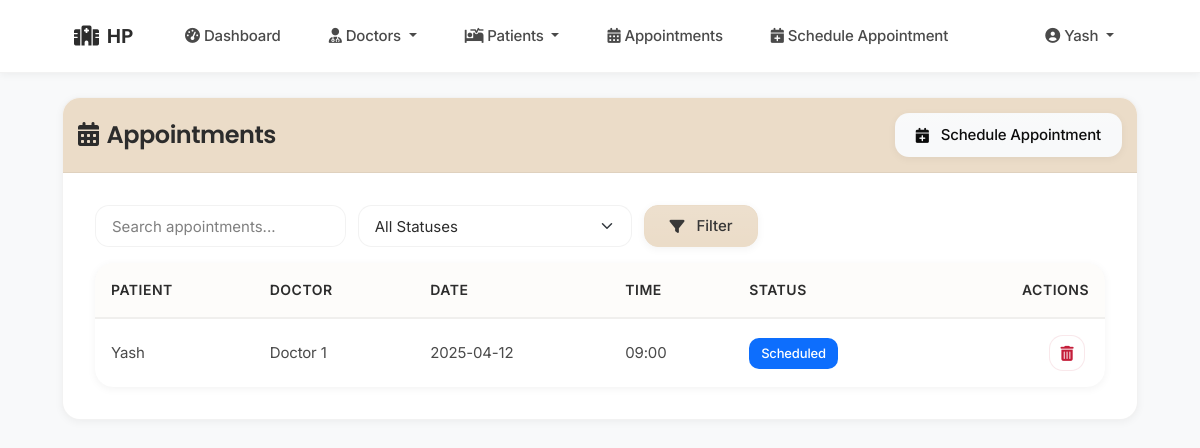
Screenshot of /admin/view_appointments (signed in) with the database file from the repository.
### tables this page shows
CREATE TABLE appointments (
                id INTEGER PRIMARY KEY AUTOINCREMENT,
                patient_id INTEGER NOT NULL,
                doctor_id INTEGER NOT NULL,
                date TEXT NOT NULL,
                time_slot TEXT NOT NULL,
                status TEXT DEFAULT 'Scheduled',
                notes TEXT,
                created_at TIMESTAMP DEFAULT CURRENT_TIMESTAMP,
                hospital_id INTEGER NOT NULL,
                FOREIGN KEY (patient_id) REFERENCES patients(id),
                FOREIGN KEY (doctor_id) REFERENCES doctors(id),
                FOREIGN KEY (hospital_id) REFERENCES staff(id)
            );

CREATE TABLE patients (
                id INTEGER PRIMARY KEY AUTOINCREMENT,
                name TEXT NOT NULL,
                age INTEGER NOT NULL,
                gender TEXT,
                contact TEXT,
                address TEXT,
                medical_history TEXT,
                created_at TIMESTAMP DEFAULT CURRENT_TIMESTAMP,
                created_by INTEGER,
                hospital_id INTEGER NOT NULL,
                FOREIGN KEY (created_by) REFERENCES staff(id),
                FOREIGN KEY (hospital_id) REFERENCES staff(id)
            );

CREATE TABLE doctors (
                id INTEGER PRIMARY KEY AUTOINCREMENT,
                name TEXT NOT NULL,
                specialization TEXT NOT NULL,
                experience INTEGER,
                consultation_fee REAL,
                contact TEXT,
                bio TEXT,
                image_path TEXT,
                username TEXT UNIQUE,
                password TEXT,
                created_by INTEGER,
                hospital_id INTEGER NOT NULL,
                FOREIGN KEY (created_by) REFERENCES staff(id),
                FOREIGN KEY (hospital_id) REFERENCES staff(id)
            );

### app.py (the view)
@app.route('/admin/view_appointments')
def view_appointments():
    if 'user_id' not in session or session['user_type'] != 'admin':
        return redirect(url_for('login'))
    search_query = request.args.get('search', '').strip()
    status_filter = request.args.get('status', '').strip()
    conn = get_db_connection()
    try:
        query = '''
            SELECT a.id, p.name as patient_name, d.name as doctor_name,
                   a.date, a.time_slot, a.status, a.notes
            FROM appointments a
            JOIN patients p ON a.patient_id = p.id
            JOIN doctors d ON a.doctor_id = d.id
            WHERE a.hospital_id = ?
        '''
        params = [session['hospital_id']]
        if search_query:
            query += ' AND (p.name LIKE ? OR d.name LIKE ?)'
            params.extend([f'%{search_query}%', f'%{search_query}%'])
        if status_filter:
            query += ' AND a.status = ?'
            params.append(status_filter)
        query += ' ORDER BY a.date DESC, a.time_slot DESC'
        appointments = conn.execute(query, params).fetchall()
    except Exception as e:
        flash('Error loading appointments', 'danger')
        app.logger.error(f"View appointments error: {str(e)}")
        appointments = []
    finally:
        conn.close()
    return render_template('admin/view_appointments.html',
                         appointments=appointments,
                         search_query=search_query,
                         status_filter=status_filter)

### app.py (called while the page is built)
@app.context_processor
def utility_processor():
    def now():
        return datetime.now()
    return dict(now=now)

def get_db_connection():
    try:
        conn = sqlite3.connect(get_db_path())
        conn.row_factory = sqlite3.Row
        return conn
    except sqlite3.Error as e:
        logger.error(f"Database connection error: {e}")
        raise

### database.py (called while the page is built)
def get_db_path():
    app_dir = os.path.dirname(os.path.abspath(__file__))
    if 'RENDER' in os.environ:
        db_dir = os.path.join(app_dir, 'data')
        if not os.path.exists(db_dir):
            os.makedirs(db_dir, exist_ok=True)
            logger.info(f"Created database directory: {db_dir}")
        return os.path.join(db_dir, 'hospital.db')
    else:
        instance_path = os.path.join(app_dir, 'instance')
        if not os.path.exists(instance_path):
            os.makedirs(instance_path, exist_ok=True)
            logger.info(f"Created instance directory: {instance_path}")
        return os.path.join(instance_path, 'hospital.db')

### templates/admin/view_appointments.html (shortened to what this page needs)
{% extends "base.html" %}
{% block content %}
<div class="card">
    <div class="card-header text-white d-flex justify-content-between align-items-center" style="background-color:rgb(235, 220, 200); padding: 15px 15px">
        <h4 class="mb-0">
            <i class="fas fa-calendar-alt me-2"></i>Appointments
        </h4>
        <div>
            <a href="{{ url_for('schedule_appointment') }}" class="btn btn-light">
                <i class="fas fa-calendar-plus me-1"></i>Schedule Appointment
            </a>
        </div>
    </div>
    <div class="card-body">
        <div class="row mb-3">
            <div class="col-md-8">
                <form class="filter-form" method="GET" action="{{ url_for('view_appointments') }}">
                    <input type="search" class="form-control" name="search" placeholder="Search appointments..."
                           value="{{ search_query }}" aria-label="Search">
                    <select class="form-select" name="status">
                        <option value="">All Statuses</option>
                    </select>
                    <button class="btn btn-primary" type="submit">
                        <i class="fas fa-filter me-1"></i>Filter
                    </button>
                </form>
            </div>
        </div>
        <div class="table-responsive">
            <table class="table table-hover">
                <thead>
                    <tr>
                        <th>Patient</th>
                        <th>Doctor</th>
                        <th>Date</th>
                        <th>Time</th>
                        <th>Status</th>
                        <th class="text-end">Actions</th>
                    </tr>
                </thead>
                <tbody>
                    {% for app in appointments %}
                    <tr>
                        <td>{{ app.patient_name }}</td>
                        <td>{{ app.doctor_name }}</td>
                        <td>{{ app.date }}</td>
                        <td>{{ app.time_slot }}</td>
                        <td>
                            <span class="badge
                                {% if app.status == 'Completed' %}bg-success
                                {% elif app.status == 'Cancelled' %}bg-danger
                                {% else %}bg-primary{% endif %}">
                                {{ app.status }}
                            </span>
                        </td>
                        <td class="text-end">
                            <button type="button" class="btn-action btn-delete"
                                    data-bs-toggle="modal"
                                    data-bs-target="#deleteAppointmentModal{{ app.id }}"
                                    title="Delete Appointment">
                                <i class="fas fa-trash-alt"></i>
                            </button>
                        </td>
                    </tr>
                    {% else %}
                    <tr>
                        <td colspan="6" class="text-center">No appointments found</td>
                    </tr>
                    {% endfor %}
                </tbody>
            </table>
        </div>
    </div>
</div>
{% endblock %}

### rows the page displays
appointments: patient_name "Yash", doctor_name "Doctor 1", date "2025-04-12", time_slot "09:00", status "Scheduled"

### other values shown
{{ session.get('hospital_name', 'Hospital Management') }} "HP"
{{ session.get('name', 'User') }} "Yash"
